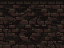

Tiled map render using the project's own tile images. Description and the whole map definition, tile-layer contents included, below:
An orthogonal 4x3 tile map with 16x16 px tiles, 1 tile layer (Слой тайлов 1).

<map version="1.9" tiledversion="1.9.2" orientation="orthogonal" renderorder="right-down" width="4" height="3" tilewidth="16" tileheight="16" infinite="0" nextlayerid="2" nextobjectid="1">
 <tileset firstgid="1" source="mainlevbuild.tsx" />
 <layer id="1" name="Слой тайлов 1" width="4" height="3">
  <data encoding="csv">
1112,1113,1114,1115,
1176,1177,1178,1179,
1240,1241,1242,1243
</data>
 </layer>
</map>
